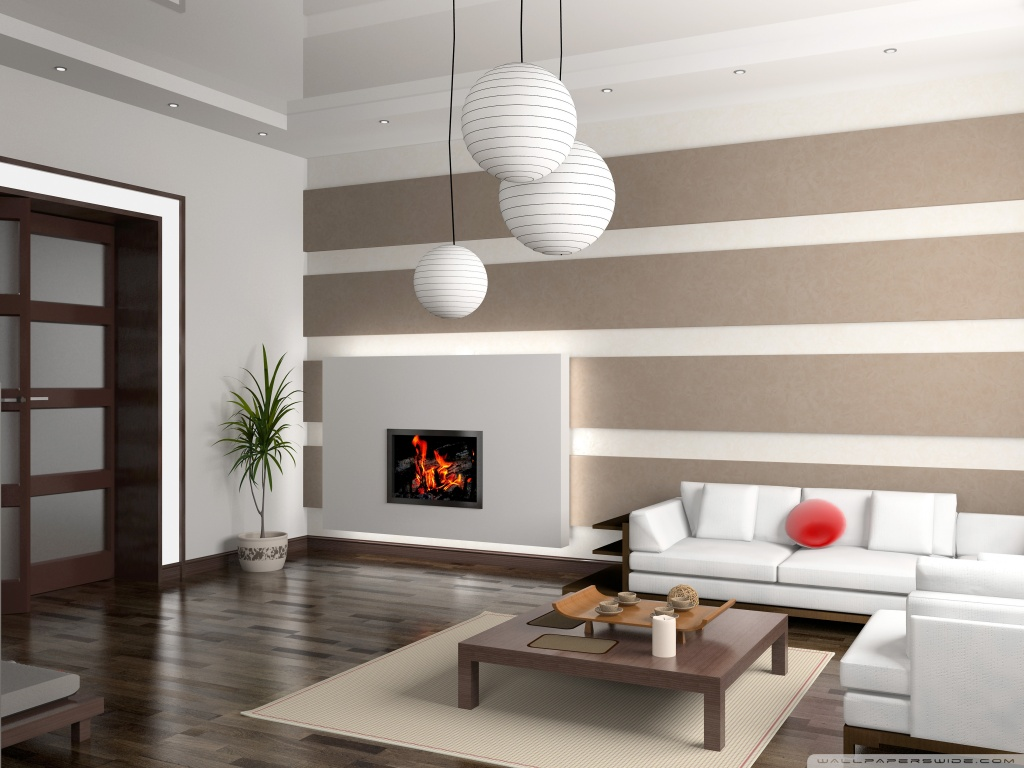
%> input picture Signal/images/home.jpg, 1024 x 768 px
$ octave p3_contours.m   (GNU Octave 9; MATLAB toolbox functions it lacks are replaced by stand-ins)
%> lines starting %> are read from the running program, lines starting %| are printed output that depends on the picture

clear all
close all
clc

img = imread('../img/home.jpg');
%> img is the input picture: size 768x1024x3 uint8; mean R, G, B 160.4, 151.3, 143.1
img_ycbcr = rgb2ycbcr(uint8(img));
%> img_ycbcr: size 768x1024x3 uint8; mean of channels 1, 2, 3 147.4, 123.1, 132.6

P = -10:0.1:10;
[X,Y] = meshgrid(P,P);
% 2) On retrouve l’expression des dérivées en x et y de g(x,y) pour leur fournir les cartes du meshgrid et obtenir deux filtres détecteurs de contours Gx Gy :
sig = 0.05;
Gx = -X/(2*pi*sig^4).*exp(-(X.^2+Y.^2)/(2*sig^2));
Gy = -Y/(2*pi*sig^4).*exp(-(X.^2+Y.^2)/(2*sig^2));
figure, surf(Gx); title('Filtre Gx'); shading interp;
%> after `shading interp`:
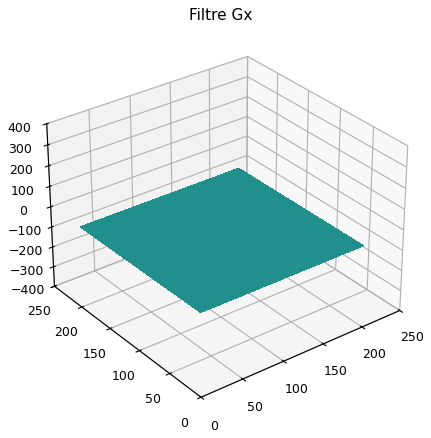
%> figure redrawn from the program's plot data
% 3) Calculer la norme des deux réponses pour obtenir une détection de contours :
Ix = conv2(img_ycbcr(:,:,1),Gx,'same');
Iy = conv2(img_ycbcr(:,:,1),Gy,'same');
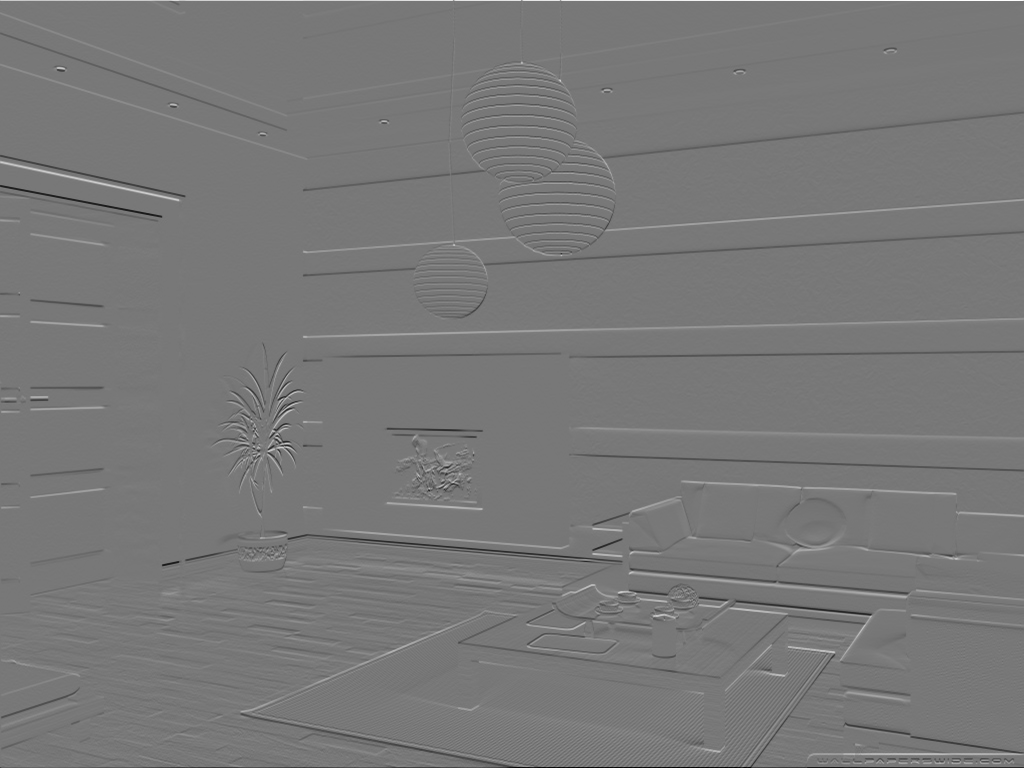
%> Iy: size 768x1024 double; min -91448.8, max 102152.5, mean -39.4; drawn with min black and max white

figure,
imagesc(Ix); title('Détection de contours en X');
figure, imagesc(Iy); title('Détection de contours en Y');
%> after `title('Détection de contours en Y')`:
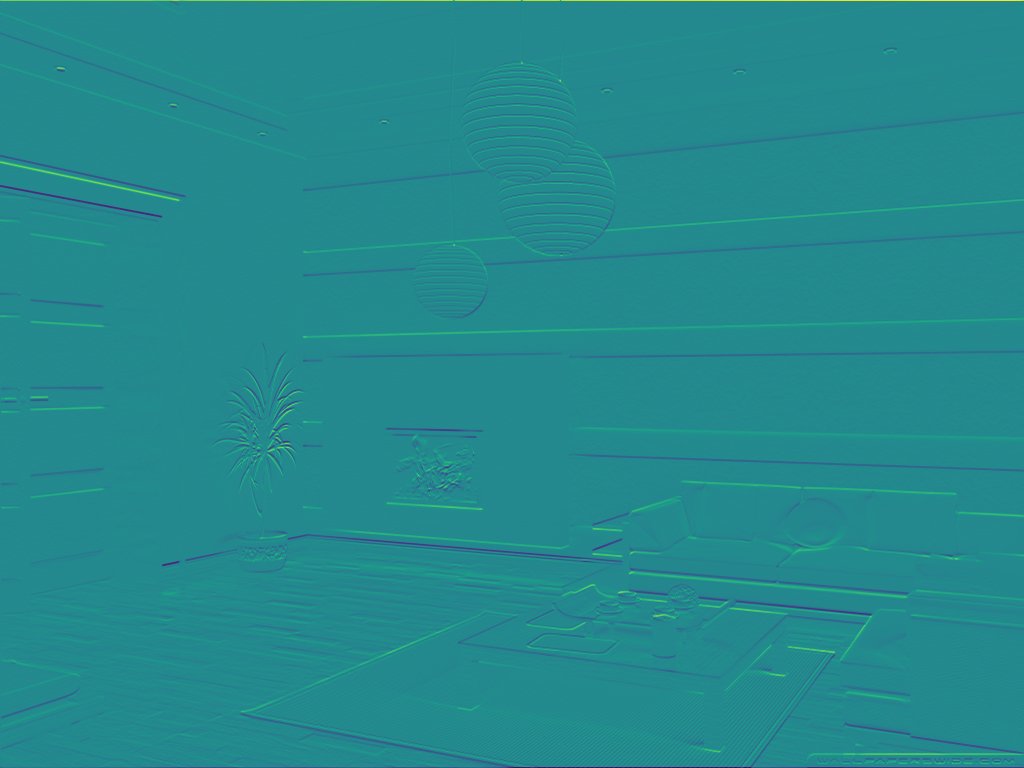
%> displayed picture: size 768x1024x3, on the screen's scale of 0 to 255; mean R, G, B 35.5, 137.3, 141.2

%Norme et normalisation entre 0 et 1
delta_I = sqrt(Ix.^2 + Iy.^2);
delta_I = delta_I / max(delta_I(:));
figure, subplot 121; imagesc(delta_I);
title('Carte de contours (intensité entre 0 et 1)');

%Seuillage binaire
delta_I_th = delta_I>0.35;
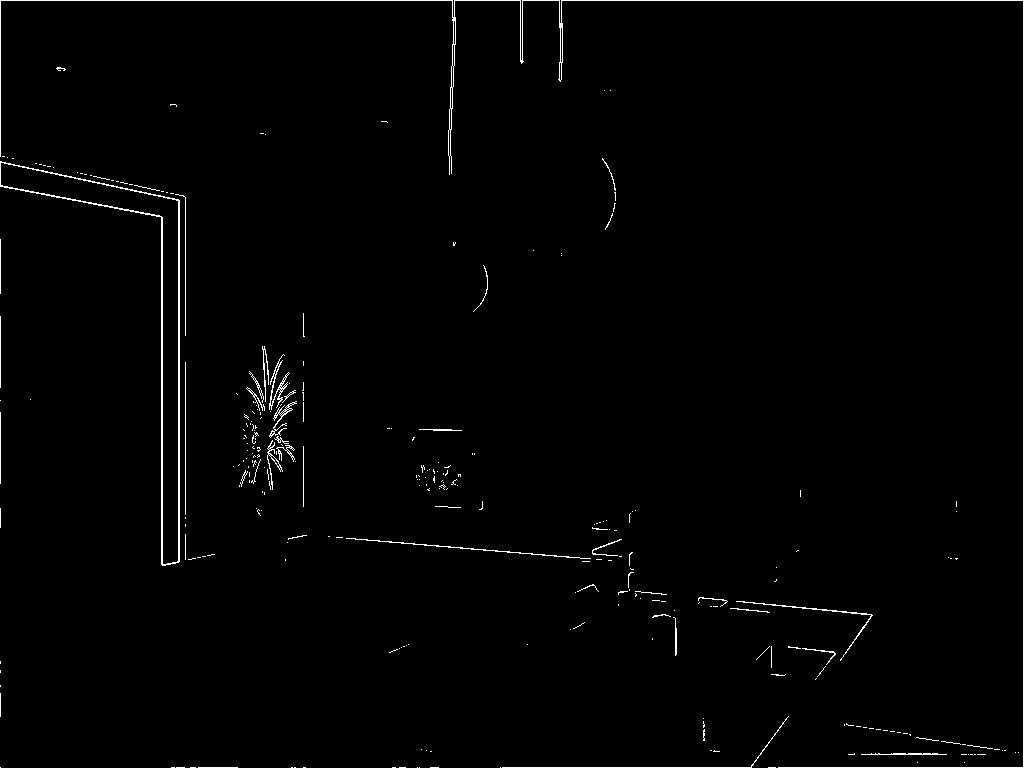
%> delta_I_th: size 768x1024 logical; 1.2% white in thin lines or dots
subplot 122; imagesc(delta_I_th);
title('Carte de contours binaire');
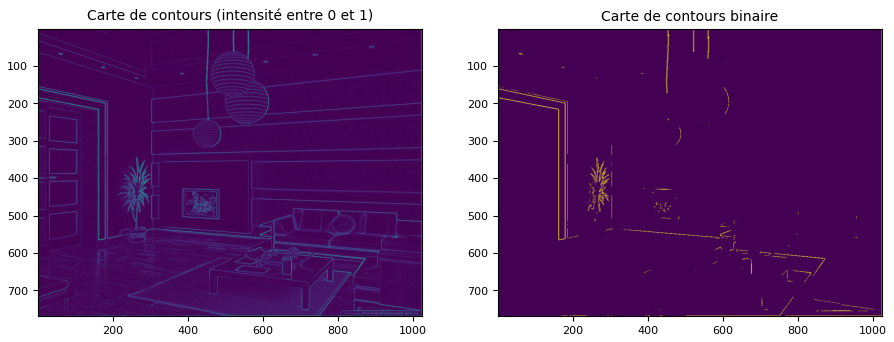
%> figure redrawn from the program's plot data, 2 panels


%% Application pencil sketch

close all

%On récupère la carte de contours soft (entre 0 et 1)
C = delta_I;

alpha = 36;
beta = 16;
img_ycbcr(:,:,1) = (255-alpha)*(1-C) + beta;
%> img_ycbcr: size 768x1024x3 uint8; mean of channels 1, 2, 3 228.5, 123.1, 132.6
img_esquisse = ycbcr2rgb(img_ycbcr);

figure,
imagesc(img_esquisse);
title('Résultat pencil skecth (Carte soft Gaussienne)');

%% Comparaison avec le résultat de edge

%On récupère la carte de contours soft (entre 0 et 1)
C = edge(img_ycbcr(:,:,1));
%> C: size 768x1024 logical; 3.3% white in thin lines or dots
figure, imagesc(C); title('Carte binaire de edge');
%> after `title('Carte binaire de edge')`:
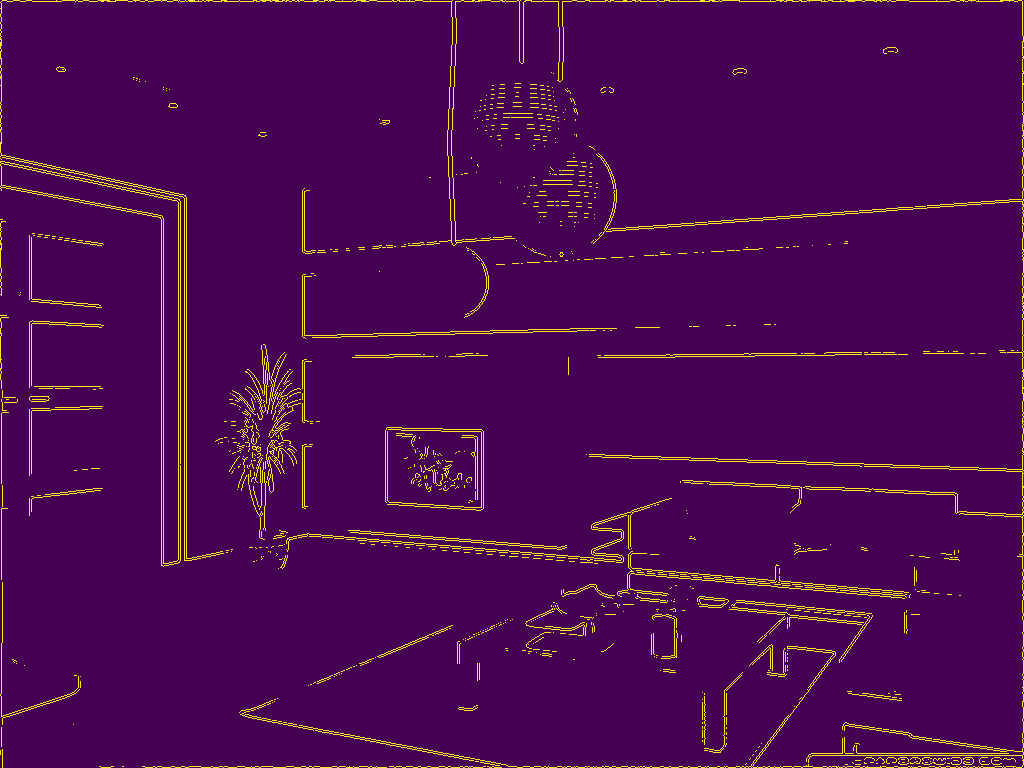
%> displayed picture: size 768x1024x3, on the screen's scale of 0 to 255; mean R, G, B 74.2, 8.7, 82.4

alpha = 36;
beta = 16;
img_ycbcr(:,:,1) = (255-alpha)*(1-C) + beta;
%> img_ycbcr: size 768x1024x3 uint8; mean of channels 1, 2, 3 227.7, 123.1, 132.6
img_esquisse = ycbcr2rgb(img_ycbcr);
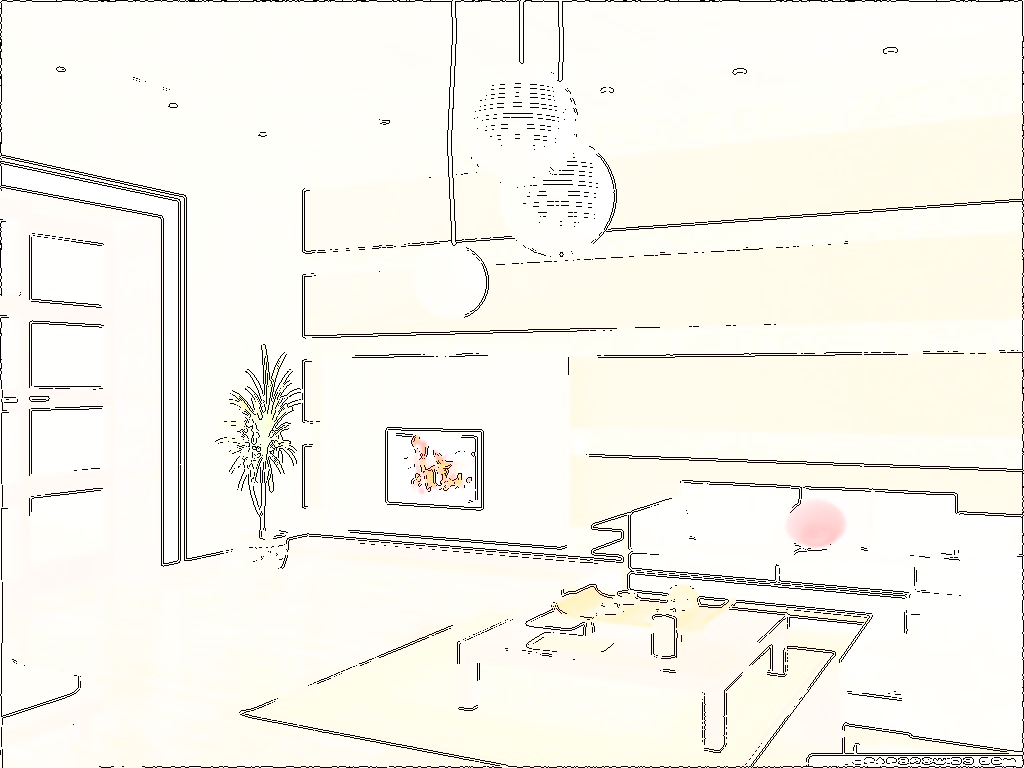
%> img_esquisse: size 768x1024x3 uint8; mean R, G, B 246.7, 244.7, 236.9

figure,
imagesc(img_esquisse);
title('Résultat pencil skecth (Carte binaire de edge)');

$ run again, with Signal/images/advert.jpg copied over Signal/images/home.jpg
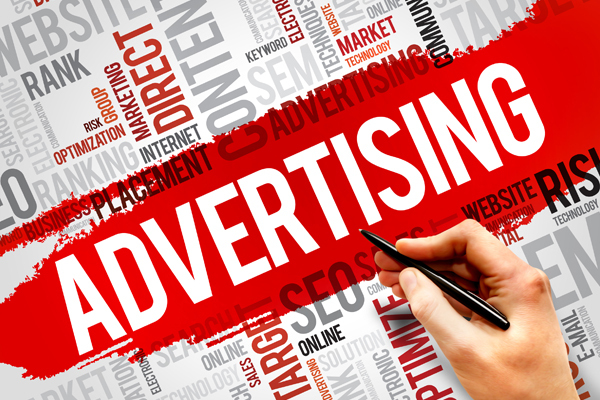
%> input picture Signal/images/advert.jpg, 600 x 400 px
%> img is the input picture: size 400x600x3 uint8; mean R, G, B 213, 132, 128.3
%> `delta_I_th = delta_I>0.35;`:
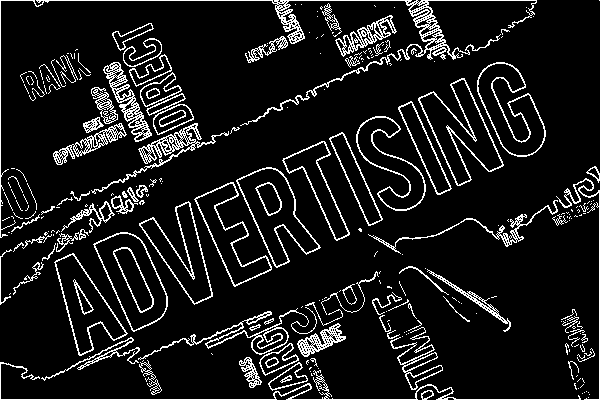
%> delta_I_th: size 400x600 logical; 10.2% white in thin lines or dots
%> C: size 400x600 logical; 7.1% white in thin lines or dots
%> `img_esquisse = ycbcr2rgb(img_ycbcr);`:
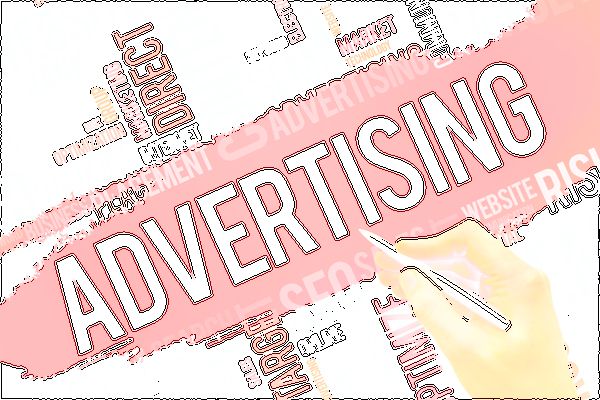
%> img_esquisse: size 400x600x3 uint8; mean R, G, B 240.6, 214.7, 210.9

$ run again, with Signal/images/bdx.jpg copied over Signal/images/home.jpg
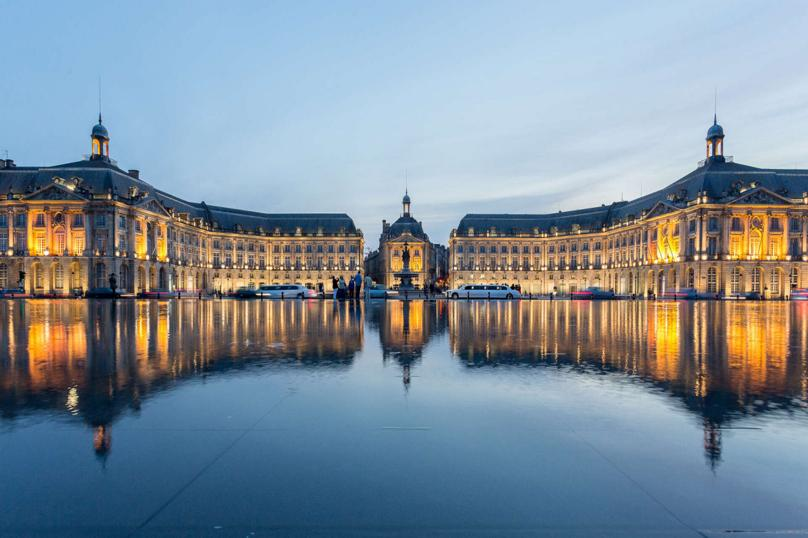
%> input picture Signal/images/bdx.jpg, 808 x 538 px
%> img is the input picture: size 538x808x3 uint8; mean R, G, B 126.3, 141.6, 154.1
%> `delta_I_th = delta_I>0.35;`:
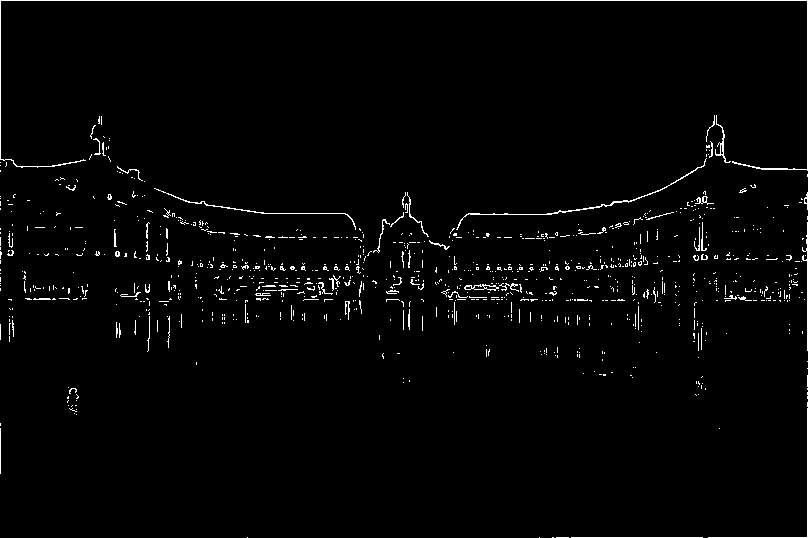
%> delta_I_th: size 538x808 logical; 2% white in thin lines or dots
%> C: size 538x808 logical; 3.8% white in thin lines or dots
%> `img_esquisse = ycbcr2rgb(img_ycbcr);`:
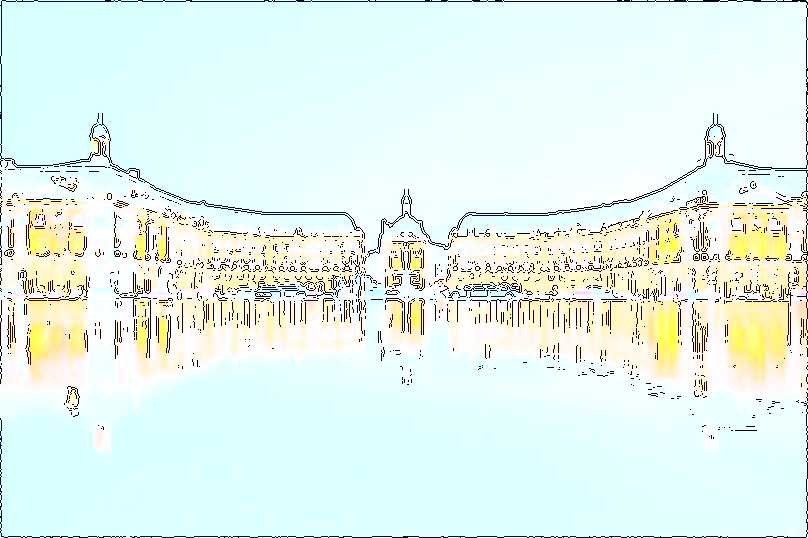
%> img_esquisse: size 538x808x3 uint8; mean R, G, B 227.5, 243.9, 237.5
